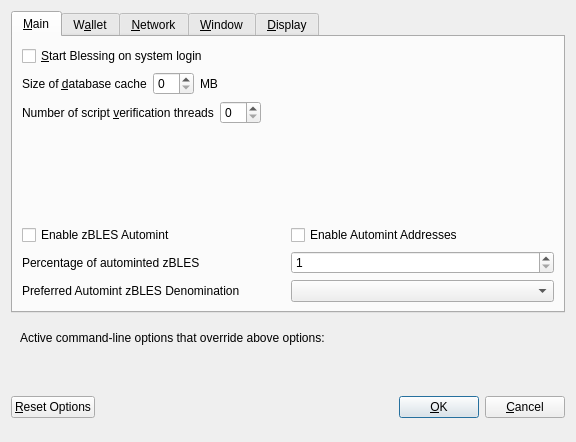
<?xml version="1.0" encoding="UTF-8"?>
<ui version="4.0">
 <class>OptionsDialog</class>
 <widget class="QDialog" name="OptionsDialog">
  <property name="geometry">
   <rect>
    <x>0</x>
    <y>0</y>
    <width>576</width>
    <height>442</height>
   </rect>
  </property>
  <property name="windowTitle">
   <string>Options</string>
  </property>
  <property name="modal">
   <bool>true</bool>
  </property>
  <layout class="QVBoxLayout" name="verticalLayout">
   <item>
    <widget class="QTabWidget" name="tabWidget">
     <property name="currentIndex">
      <number>0</number>
     </property>
     <widget class="QWidget" name="tabMain">
      <attribute name="title">
       <string>&amp;Main</string>
      </attribute>
      <layout class="QVBoxLayout" name="verticalLayout_Main">
       <item>
        <widget class="QCheckBox" name="bitcoinAtStartup">
         <property name="toolTip">
          <string>Automatically start Blessing after logging in to the system.</string>
         </property>
         <property name="text">
          <string>&amp;Start Blessing on system login</string>
         </property>
        </widget>
       </item>
       <item>
        <layout class="QHBoxLayout" name="horizontalLayout_2_Main">
         <item>
          <widget class="QLabel" name="databaseCacheLabel">
           <property name="text">
            <string>Size of &amp;database cache</string>
           </property>
           <property name="textFormat">
            <enum>Qt::PlainText</enum>
           </property>
           <property name="buddy">
            <cstring>databaseCache</cstring>
           </property>
          </widget>
         </item>
         <item>
          <widget class="QSpinBox" name="databaseCache"/>
         </item>
         <item>
          <widget class="QLabel" name="databaseCacheUnitLabel">
           <property name="text">
            <string>MB</string>
           </property>
           <property name="textFormat">
            <enum>Qt::PlainText</enum>
           </property>
          </widget>
         </item>
         <item>
          <spacer name="horizontalSpacer_2_Main">
           <property name="orientation">
            <enum>Qt::Horizontal</enum>
           </property>
           <property name="sizeHint" stdset="0">
            <size>
             <width>40</width>
             <height>20</height>
            </size>
           </property>
          </spacer>
         </item>
        </layout>
       </item>
       <item>
        <layout class="QHBoxLayout" name="horizontalLayout_3_Main">
         <item>
          <widget class="QLabel" name="threadsScriptVerifLabel">
           <property name="text">
            <string>Number of script &amp;verification threads</string>
           </property>
           <property name="textFormat">
            <enum>Qt::PlainText</enum>
           </property>
           <property name="buddy">
            <cstring>threadsScriptVerif</cstring>
           </property>
          </widget>
         </item>
         <item>
          <widget class="QSpinBox" name="threadsScriptVerif">
           <property name="toolTip">
            <string>(0 = auto, &lt;0 = leave that many cores free)</string>
           </property>
          </widget>
         </item>
         <item>
          <spacer name="horizontalSpacer_3_Main">
           <property name="orientation">
            <enum>Qt::Horizontal</enum>
           </property>
           <property name="sizeHint" stdset="0">
            <size>
             <width>40</width>
             <height>20</height>
            </size>
           </property>
          </spacer>
         </item>
        </layout>
       </item>
       <item>
        <spacer name="verticalSpacer_2">
         <property name="orientation">
          <enum>Qt::Vertical</enum>
         </property>
         <property name="sizeHint" stdset="0">
          <size>
           <width>20</width>
           <height>40</height>
          </size>
         </property>
        </spacer>
       </item>
       <item>
        <widget class="QWidget" name="verticalZblesOptionsWidget" native="true">
         <layout class="QVBoxLayout" name="verticalZblesOptionsLayout">
          <property name="margin">
           <number>0</number>
          </property>
          <item>
           <layout class="QHBoxLayout" name="horizontalAutomintingLayout">
            <item>
             <widget class="QCheckBox" name="checkBoxZeromintEnable">
              <property name="toolTip">
               <string>Enable automatic minting of BLES units to zBLES</string>
              </property>
              <property name="layoutDirection">
               <enum>Qt::LeftToRight</enum>
              </property>
              <property name="text">
               <string>Enable zBLES Automint</string>
              </property>
             </widget>
            </item>
            <item>
             <widget class="QCheckBox" name="checkBoxZeromintAddresses">
              <property name="toolTip">
               <string>Enable automatic zBLES minting from specific addresses</string>
              </property>
              <property name="layoutDirection">
               <enum>Qt::LeftToRight</enum>
              </property>
              <property name="text">
               <string>Enable Automint Addresses</string>
              </property>
             </widget>
            </item>
           </layout>
          </item>
          <item>
           <layout class="QHBoxLayout" name="horizontalZmintPercentageLayout">
            <item>
             <widget class="QLabel" name="percentage_label">
              <property name="toolTip">
               <string>Percentage of incoming BLES which get automatically converted to zBLES via Zerocoin Protocol (min: 10%)</string>
              </property>
              <property name="text">
               <string>Percentage of autominted zBLES</string>
              </property>
             </widget>
            </item>
            <item>
             <widget class="QSpinBox" name="zeromintPercentage">
              <property name="minimum">
               <number>1</number>
              </property>
              <property name="maximum">
               <number>100</number>
              </property>
             </widget>
            </item>
           </layout>
          </item>
          <item>
           <layout class="QHBoxLayout" name="horizontalLayout" stretch="0,0">
            <property name="sizeConstraint">
             <enum>QLayout::SetFixedSize</enum>
            </property>
            <item>
             <widget class="QLabel" name="labelPreferredDenom">
              <property name="maximumSize">
               <size>
                <width>16777215</width>
                <height>16777215</height>
               </size>
              </property>
              <property name="toolTip">
               <string>Wait with automatic conversion to Zerocoin until enough BLES for this denomination is available</string>
              </property>
              <property name="text">
               <string>Preferred Automint zBLES Denomination</string>
              </property>
             </widget>
            </item>
            <item>
             <widget class="QComboBox" name="preferredDenom">
              <property name="maximumSize">
               <size>
                <width>16777215</width>
                <height>27</height>
               </size>
              </property>
              <property name="toolTip">
               <string>Wait with automatic conversion to Zerocoin until enough BLES for this denomination is available</string>
              </property>
              <property name="maxVisibleItems">
               <number>9</number>
              </property>
              <property name="maxCount">
               <number>9</number>
              </property>
             </widget>
            </item>
           </layout>
          </item>
         </layout>
        </widget>
       </item>
      </layout>
     </widget>
     <widget class="QWidget" name="tabWallet">
      <attribute name="title">
       <string>W&amp;allet</string>
      </attribute>
      <layout class="QVBoxLayout" name="verticalLayout_Wallet">
       <item>
        <layout class="QHBoxLayout" name="horizontalLayout_2_Wallet">
         <item>
          <widget class="QLabel" name="labelStakeSplitThresholdText">
           <property name="text">
            <string>Stake split threshold:</string>
           </property>
          </widget>
         </item>
         <item>
          <widget class="QSpinBox" name="spinBoxStakeSplitThreshold">
           <property name="minimum">
            <number>1</number>
           </property>
           <property name="maximum">
            <number>999999</number>
           </property>
          </widget>
         </item>
        </layout>
       </item>
       <item>
        <widget class="QGroupBox" name="groupBox">
         <property name="title">
          <string>Expert</string>
         </property>
         <layout class="QVBoxLayout" name="verticalLayout_2">
          <item>
           <widget class="QCheckBox" name="coinControlFeatures">
            <property name="toolTip">
             <string>Whether to show coin control features or not.</string>
            </property>
            <property name="text">
             <string>Enable coin &amp;control features</string>
            </property>
           </widget>
          </item>
          <item>
           <widget class="QCheckBox" name="showMasternodesTab">
            <property name="toolTip">
             <string>Show additional tab listing all your masternodes in first sub-tab&lt;br/&gt;and all masternodes on the network in second sub-tab.</string>
            </property>
            <property name="text">
             <string>Show Masternodes Tab</string>
            </property>
           </widget>
          </item>
          <item>
           <widget class="QCheckBox" name="spendZeroConfChange">
            <property name="toolTip">
             <string>If you disable the spending of unconfirmed change, the change from a transaction&lt;br/&gt;cannot be used until that transaction has at least one confirmation.&lt;br/&gt;This also affects how your balance is computed.</string>
            </property>
            <property name="text">
             <string>&amp;Spend unconfirmed change</string>
            </property>
           </widget>
          </item>
         </layout>
        </widget>
       </item>
       <item>
        <spacer name="verticalSpacer_Wallet">
         <property name="orientation">
          <enum>Qt::Vertical</enum>
         </property>
         <property name="sizeHint" stdset="0">
          <size>
           <width>20</width>
           <height>40</height>
          </size>
         </property>
        </spacer>
       </item>
      </layout>
     </widget>
     <widget class="QWidget" name="tabNetwork">
      <attribute name="title">
       <string>&amp;Network</string>
      </attribute>
      <layout class="QVBoxLayout" name="verticalLayout_Network">
       <item>
        <widget class="QCheckBox" name="mapPortUpnp">
         <property name="toolTip">
          <string>Automatically open the Blessing client port on the router. This only works when your router supports UPnP and it is enabled.</string>
         </property>
         <property name="text">
          <string>Map port using &amp;UPnP</string>
         </property>
        </widget>
       </item>
       <item>
        <widget class="QCheckBox" name="allowIncoming">
         <property name="toolTip">
          <string>Accept connections from outside</string>
         </property>
         <property name="text">
          <string>Allow incoming connections</string>
         </property>
        </widget>
       </item>
       <item>
        <widget class="QCheckBox" name="connectSocks">
         <property name="toolTip">
          <string>Connect to the Blessing network through a SOCKS5 proxy.</string>
         </property>
         <property name="text">
          <string>&amp;Connect through SOCKS5 proxy (default proxy):</string>
         </property>
        </widget>
       </item>
       <item>
        <layout class="QHBoxLayout" name="horizontalLayout_1_Network">
         <item>
          <widget class="QLabel" name="proxyIpLabel">
           <property name="text">
            <string>Proxy &amp;IP:</string>
           </property>
           <property name="textFormat">
            <enum>Qt::PlainText</enum>
           </property>
           <property name="buddy">
            <cstring>proxyIp</cstring>
           </property>
          </widget>
         </item>
         <item>
          <widget class="QValidatedLineEdit" name="proxyIp">
           <property name="minimumSize">
            <size>
             <width>140</width>
             <height>0</height>
            </size>
           </property>
           <property name="maximumSize">
            <size>
             <width>140</width>
             <height>16777215</height>
            </size>
           </property>
           <property name="toolTip">
            <string>IP address of the proxy (e.g. IPv4: 127.0.0.1 / IPv6: ::1)</string>
           </property>
          </widget>
         </item>
         <item>
          <widget class="QLabel" name="proxyPortLabel">
           <property name="text">
            <string>&amp;Port:</string>
           </property>
           <property name="textFormat">
            <enum>Qt::PlainText</enum>
           </property>
           <property name="buddy">
            <cstring>proxyPort</cstring>
           </property>
          </widget>
         </item>
         <item>
          <widget class="QLineEdit" name="proxyPort">
           <property name="minimumSize">
            <size>
             <width>55</width>
             <height>0</height>
            </size>
           </property>
           <property name="maximumSize">
            <size>
             <width>55</width>
             <height>16777215</height>
            </size>
           </property>
           <property name="toolTip">
            <string>Port of the proxy (e.g. 9050)</string>
           </property>
          </widget>
         </item>
         <item>
          <spacer name="horizontalSpacer_1_Network">
           <property name="orientation">
            <enum>Qt::Horizontal</enum>
           </property>
           <property name="sizeHint" stdset="0">
            <size>
             <width>40</width>
             <height>20</height>
            </size>
           </property>
          </spacer>
         </item>
        </layout>
       </item>
       <item>
        <spacer name="verticalSpacer_Network">
         <property name="orientation">
          <enum>Qt::Vertical</enum>
         </property>
         <property name="sizeHint" stdset="0">
          <size>
           <width>20</width>
           <height>40</height>
          </size>
         </property>
        </spacer>
       </item>
      </layout>
     </widget>
     <widget class="QWidget" name="tabWindow">
      <attribute name="title">
       <string>&amp;Window</string>
      </attribute>
      <layout class="QVBoxLayout" name="verticalLayout_Window">
       <item>
        <widget class="QCheckBox" name="minimizeToTray">
         <property name="toolTip">
          <string>Show only a tray icon after minimizing the window.</string>
         </property>
         <property name="text">
          <string>&amp;Minimize to the tray instead of the taskbar</string>
         </property>
        </widget>
       </item>
       <item>
        <widget class="QCheckBox" name="minimizeOnClose">
         <property name="toolTip">
          <string>Minimize instead of exit the application when the window is closed. When this option is enabled, the application will be closed only after selecting Quit in the menu.</string>
         </property>
         <property name="text">
          <string>M&amp;inimize on close</string>
         </property>
        </widget>
       </item>
       <item>
        <spacer name="verticalSpacer_Window">
         <property name="orientation">
          <enum>Qt::Vertical</enum>
         </property>
         <property name="sizeHint" stdset="0">
          <size>
           <width>20</width>
           <height>40</height>
          </size>
         </property>
        </spacer>
       </item>
      </layout>
     </widget>
     <widget class="QWidget" name="tabDisplay">
      <attribute name="title">
       <string>&amp;Display</string>
      </attribute>
      <layout class="QVBoxLayout" name="verticalLayout_Display">
       <item>
        <layout class="QHBoxLayout" name="horizontalLayout_1_Display">
         <item>
          <widget class="QLabel" name="langLabel">
           <property name="text">
            <string>User Interface &amp;language:</string>
           </property>
           <property name="textFormat">
            <enum>Qt::PlainText</enum>
           </property>
           <property name="buddy">
            <cstring>lang</cstring>
           </property>
          </widget>
         </item>
         <item>
          <widget class="QValueComboBox" name="lang">
           <property name="toolTip">
            <string>The user interface language can be set here. This setting will take effect after restarting Blessing.</string>
           </property>
          </widget>
         </item>
        </layout>
       </item>
       <item>
        <widget class="QLabel" name="label_3">
         <property name="toolTip">
          <string notr="true"/>
         </property>
         <property name="statusTip">
          <string notr="true"/>
         </property>
         <property name="whatsThis">
          <string notr="true"/>
         </property>
         <property name="accessibleName">
          <string notr="true"/>
         </property>
         <property name="text">
          <string>Language missing or translation incomplete? Help contributing translations here:
https://www.transifex.com/blessing-project/blessing-project-translations</string>
         </property>
         <property name="wordWrap">
          <bool>true</bool>
         </property>
         <property name="openExternalLinks">
          <bool>true</bool>
         </property>
         <property name="textInteractionFlags">
          <set>Qt::TextBrowserInteraction</set>
         </property>
        </widget>
       </item>
       <item>
        <layout class="QHBoxLayout" name="horizontalLayout_2_Display" stretch="0,0">
         <item>
          <widget class="QLabel" name="themeLabel">
           <property name="text">
            <string>User Interface Theme:</string>
           </property>
          </widget>
         </item>
         <item>
          <widget class="QValueComboBox" name="theme"/>
         </item>
        </layout>
       </item>
       <item>
        <widget class="QWidget" name="verticalZblesDisplayWidget" native="true">
         <layout class="QVBoxLayout" name="verticalZblesDisplayLayout">
          <property name="margin">
           <number>0</number>
          </property>
          <item>
           <widget class="Line" name="line">
            <property name="orientation">
             <enum>Qt::Horizontal</enum>
            </property>
           </widget>
          </item>
          <item>
           <layout class="QHBoxLayout" name="horizontalLayout_3_Display">
            <item>
             <widget class="QLabel" name="unitLabel">
              <property name="text">
               <string>Unit to show amounts in:</string>
              </property>
              <property name="textFormat">
               <enum>Qt::PlainText</enum>
              </property>
             </widget>
            </item>
            <item>
             <widget class="QValueComboBox" name="unit">
              <property name="toolTip">
               <string>Choose the default subdivision unit to show in the interface and when sending coins.</string>
              </property>
             </widget>
            </item>
           </layout>
          </item>
          <item>
           <layout class="QHBoxLayout" name="horizontalLayout_4_Display">
            <item>
             <widget class="QLabel" name="digitsLabel">
              <property name="text">
               <string>Decimal digits</string>
              </property>
             </widget>
            </item>
            <item>
             <widget class="QValueComboBox" name="digits"/>
            </item>
           </layout>
          </item>
          <item>
           <layout class="QHBoxLayout" name="horizontalLayout_5_Display">
            <item>
             <widget class="QCheckBox" name="checkBoxHideZeroBalances">
              <property name="toolTip">
               <string>Hide empty balances</string>
              </property>
              <property name="layoutDirection">
               <enum>Qt::LeftToRight</enum>
              </property>
              <property name="text">
               <string>Hide empty balances</string>
              </property>
             </widget>
            </item>
            <item>
             <widget class="QCheckBox" name="checkBoxHideOrphans">
              <property name="toolTip">
               <string>Hide orphan stakes in transaction lists</string>
              </property>
              <property name="text">
               <string>Hide orphan stakes</string>
              </property>
             </widget>
            </item>
            <item>
             <spacer name="horizontalSpacer">
              <property name="orientation">
               <enum>Qt::Horizontal</enum>
              </property>
              <property name="sizeHint" stdset="0">
               <size>
                <width>40</width>
                <height>20</height>
               </size>
              </property>
             </spacer>
            </item>
           </layout>
          </item>
          <item>
           <layout class="QHBoxLayout" name="horizontalLayout_6_Display">
            <item>
             <widget class="QLabel" name="thirdPartyTxUrlsLabel">
              <property name="toolTip">
               <string>Third party URLs (e.g. a block explorer) that appear in the transactions tab as context menu items. %s in the URL is replaced by transaction hash. Multiple URLs are separated by vertical bar |.</string>
              </property>
              <property name="text">
               <string>Third party transaction URLs</string>
              </property>
             </widget>
            </item>
            <item>
             <widget class="QLineEdit" name="thirdPartyTxUrls">
              <property name="toolTip">
               <string>Third party URLs (e.g. a block explorer) that appear in the transactions tab as context menu items. %s in the URL is replaced by transaction hash. Multiple URLs are separated by vertical bar |.</string>
              </property>
             </widget>
            </item>
           </layout>
          </item>
         </layout>
        </widget>
       </item>
       <item>
        <spacer name="verticalSpacer">
         <property name="orientation">
          <enum>Qt::Vertical</enum>
         </property>
         <property name="sizeHint" stdset="0">
          <size>
           <width>20</width>
           <height>40</height>
          </size>
         </property>
        </spacer>
       </item>
      </layout>
     </widget>
    </widget>
   </item>
   <item>
    <widget class="QFrame" name="frame">
     <layout class="QVBoxLayout" name="verticalLayout_Bottom">
      <item>
       <layout class="QHBoxLayout" name="horizontalLayout_Bottom">
        <item>
         <widget class="QLabel" name="overriddenByCommandLineInfoLabel">
          <property name="text">
           <string>Active command-line options that override above options:</string>
          </property>
          <property name="textFormat">
           <enum>Qt::PlainText</enum>
          </property>
         </widget>
        </item>
        <item>
         <spacer name="horizontalSpacer_Bottom">
          <property name="orientation">
           <enum>Qt::Horizontal</enum>
          </property>
          <property name="sizeHint" stdset="0">
           <size>
            <width>40</width>
            <height>20</height>
           </size>
          </property>
         </spacer>
        </item>
       </layout>
      </item>
      <item>
       <widget class="QLabel" name="overriddenByCommandLineLabel">
        <property name="text">
         <string/>
        </property>
        <property name="textFormat">
         <enum>Qt::PlainText</enum>
        </property>
        <property name="wordWrap">
         <bool>true</bool>
        </property>
       </widget>
      </item>
     </layout>
    </widget>
   </item>
   <item>
    <layout class="QHBoxLayout" name="horizontalLayout_Buttons">
     <item>
      <widget class="QPushButton" name="resetButton">
       <property name="toolTip">
        <string>Reset all client options to default.</string>
       </property>
       <property name="text">
        <string>&amp;Reset Options</string>
       </property>
       <property name="autoDefault">
        <bool>false</bool>
       </property>
      </widget>
     </item>
     <item>
      <spacer name="horizontalSpacer_1">
       <property name="orientation">
        <enum>Qt::Horizontal</enum>
       </property>
       <property name="sizeHint" stdset="0">
        <size>
         <width>40</width>
         <height>48</height>
        </size>
       </property>
      </spacer>
     </item>
     <item>
      <widget class="QLabel" name="statusLabel">
       <property name="minimumSize">
        <size>
         <width>200</width>
         <height>0</height>
        </size>
       </property>
       <property name="font">
        <font>
         <weight>75</weight>
         <bold>true</bold>
        </font>
       </property>
       <property name="text">
        <string/>
       </property>
       <property name="textFormat">
        <enum>Qt::PlainText</enum>
       </property>
       <property name="wordWrap">
        <bool>true</bool>
       </property>
      </widget>
     </item>
     <item>
      <spacer name="horizontalSpacer_2">
       <property name="orientation">
        <enum>Qt::Horizontal</enum>
       </property>
       <property name="sizeHint" stdset="0">
        <size>
         <width>40</width>
         <height>48</height>
        </size>
       </property>
      </spacer>
     </item>
     <item>
      <widget class="QPushButton" name="okButton">
       <property name="text">
        <string>&amp;OK</string>
       </property>
       <property name="autoDefault">
        <bool>false</bool>
       </property>
       <property name="default">
        <bool>true</bool>
       </property>
      </widget>
     </item>
     <item>
      <widget class="QPushButton" name="cancelButton">
       <property name="text">
        <string>&amp;Cancel</string>
       </property>
       <property name="autoDefault">
        <bool>false</bool>
       </property>
      </widget>
     </item>
    </layout>
   </item>
  </layout>
 </widget>
 <customwidgets>
  <customwidget>
   <class>QValidatedLineEdit</class>
   <extends>QLineEdit</extends>
   <header>qvalidatedlineedit.h</header>
  </customwidget>
  <customwidget>
   <class>QValueComboBox</class>
   <extends>QComboBox</extends>
   <header>qvaluecombobox.h</header>
  </customwidget>
 </customwidgets>
 <resources/>
 <connections/>
</ui>
